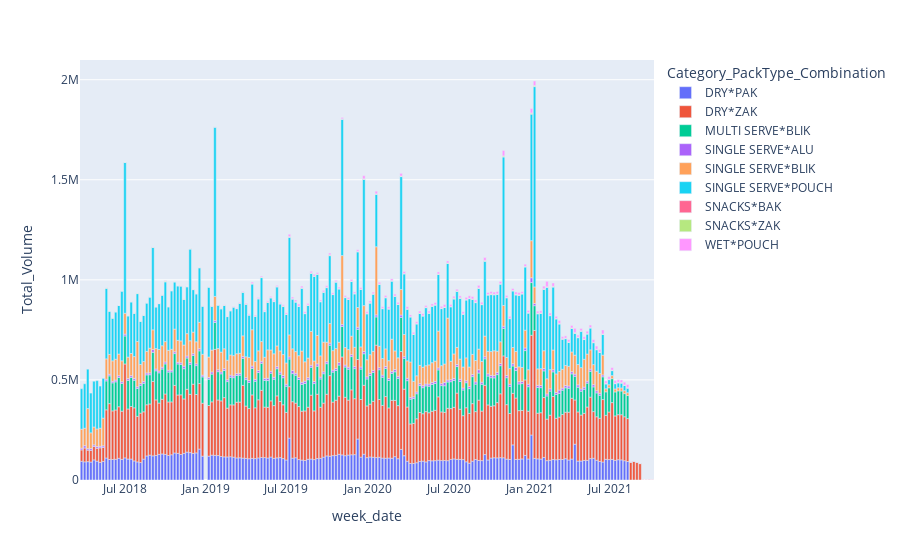

This figure's notebook cell:
### Code cell
px.bar(df_cat_agg,x='week_date',y='Total_Volume',color='Category_PackType_Combination',)

### Figure 1 — Plotly figure (JSON) as saved in the notebook; plotly's stock layout.template omitted (floating-point values rounded to 4 significant figures; data arrays with more than 128 entries replaced by an {"elided": "..."} marker saying what was removed)
{"data": [{"alignmentgroup": "True", "hovertemplate": "Category_PackType_Combination=DRY*PAK<br>week_date=%{x}<br>Total_Volume=%{y}<extra></extra>", "legendgroup": "DRY*PAK", "marker": {"color": "#636efa", "pattern": {"shape": ""}}, "name": "DRY*PAK", "offsetgroup": "DRY*PAK", "orientation": "v", "showlegend": true, "textposition": "auto", "type": "bar", "x": {"elided": "180 str values"}, "xaxis": "x", "y": {"elided": "180 float values"}, "yaxis": "y"}, {"alignmentgroup": "True", "hovertemplate": "Category_PackType_Combination=DRY*ZAK<br>week_date=%{x}<br>Total_Volume=%{y}<extra></extra>", "legendgroup": "DRY*ZAK", "marker": {"color": "#EF553B", "pattern": {"shape": ""}}, "name": "DRY*ZAK", "offsetgroup": "DRY*ZAK", "orientation": "v", "showlegend": true, "textposition": "auto", "type": "bar", "x": {"elided": "180 str values"}, "xaxis": "x", "y": {"elided": "180 float values"}, "yaxis": "y"}, {"alignmentgroup": "True", "hovertemplate": "Category_PackType_Combination=MULTI SERVE*BLIK<br>week_date=%{x}<br>Total_Volume=%{y}<extra></extra>", "legendgroup": "MULTI SERVE*BLIK", "marker": {"color": "#00cc96", "pattern": {"shape": ""}}, "name": "MULTI SERVE*BLIK", "offsetgroup": "MULTI SERVE*BLIK", "orientation": "v", "showlegend": true, "textposition": "auto", "type": "bar", "x": {"elided": "168 str values"}, "xaxis": "x", "y": {"elided": "168 float values"}, "yaxis": "y"}, {"alignmentgroup": "True", "hovertemplate": "Category_PackType_Combination=SINGLE SERVE*ALU<br>week_date=%{x}<br>Total_Volume=%{y}<extra></extra>", "legendgroup": "SINGLE SERVE*ALU", "marker": {"color": "#ab63fa", "pattern": {"shape": ""}}, "name": "SINGLE SERVE*ALU", "offsetgroup": "SINGLE SERVE*ALU", "orientation": "v", "showlegend": true, "textposition": "auto", "type": "bar", "x": {"elided": "168 str values"}, "xaxis": "x", "y": {"elided": "168 float values"}, "yaxis": "y"}, {"alignmentgroup": "True", "hovertemplate": "Category_PackType_Combination=SINGLE SERVE*BLIK<br>week_date=%{x}<br>Total_Volume=%{y}<extra></extra>", "legendgroup": "SINGLE SERVE*BLIK", "marker": {"color": "#FFA15A", "pattern": {"shape": ""}}, "name": "SINGLE SERVE*BLIK", "offsetgroup": "SINGLE SERVE*BLIK", "orientation": "v", "showlegend": true, "textposition": "auto", "type": "bar", "x": {"elided": "176 str values"}, "xaxis": "x", "y": {"elided": "176 float values"}, "yaxis": "y"}, {"alignmentgroup": "True", "hovertemplate": "Category_PackType_Combination=SINGLE SERVE*POUCH<br>week_date=%{x}<br>Total_Volume=%{y}<extra></extra>", "legendgroup": "SINGLE SERVE*POUCH", "marker": {"color": "#19d3f3", "pattern": {"shape": ""}}, "name": "SINGLE SERVE*POUCH", "offsetgroup": "SINGLE SERVE*POUCH", "orientation": "v", "showlegend": true, "textposition": "auto", "type": "bar", "x": {"elided": "180 str values"}, "xaxis": "x", "y": {"elided": "180 float values"}, "yaxis": "y"}, {"alignmentgroup": "True", "hovertemplate": "Category_PackType_Combination=SNACKS*BAK<br>week_date=%{x}<br>Total_Volume=%{y}<extra></extra>", "legendgroup": "SNACKS*BAK", "marker": {"color": "#FF6692", "pattern": {"shape": ""}}, "name": "SNACKS*BAK", "offsetgroup": "SNACKS*BAK", "orientation": "v", "showlegend": true, "textposition": "auto", "type": "bar", "x": {"elided": "168 str values"}, "xaxis": "x", "y": {"elided": "168 float values"}, "yaxis": "y"}, {"alignmentgroup": "True", "hovertemplate": "Category_PackType_Combination=SNACKS*ZAK<br>week_date=%{x}<br>Total_Volume=%{y}<extra></extra>", "legendgroup": "SNACKS*ZAK", "marker": {"color": "#B6E880", "pattern": {"shape": ""}}, "name": "SNACKS*ZAK", "offsetgroup": "SNACKS*ZAK", "orientation": "v", "showlegend": true, "textposition": "auto", "type": "bar", "x": {"elided": "168 str values"}, "xaxis": "x", "y": {"elided": "168 float values"}, "yaxis": "y"}, {"alignmentgroup": "True", "hovertemplate": "Category_PackType_Combination=WET*POUCH<br>week_date=%{x}<br>Total_Volume=%{y}<extra></extra>", "legendgroup": "WET*POUCH", "marker": {"color": "#FF97FF", "pattern": {"shape": ""}}, "name": "WET*POUCH", "offsetgroup": "WET*POUCH", "orientation": "v", "showlegend": true, "textposition": "auto", "type": "bar", "x": {"elided": "168 str values"}, "xaxis": "x", "y": {"elided": "168 float values"}, "yaxis": "y"}], "layout": {"barmode": "relative", "legend": {"title": {"text": "Category_PackType_Combination"}, "tracegroupgap": 0}, "margin": {"t": 60}, "xaxis": {"anchor": "y", "domain": [0, 1], "title": {"text": "week_date"}}, "yaxis": {"anchor": "x", "domain": [0, 1], "title": {"text": "Total_Volume"}}}}
